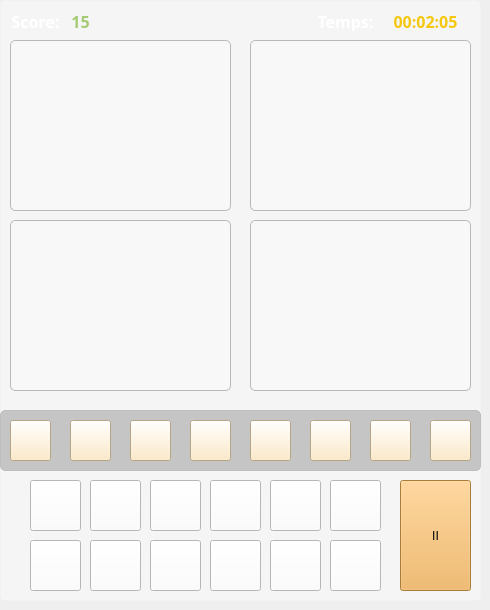
    <widget class="QWidget" name="pageJeu">
     <property name="font">
      <font>
       <pointsize>20</pointsize>
      </font>
     </property>
     <property name="styleSheet">
      <string notr="true">QLabel#l_J_Image1, QLabel#l_J_Image2, QLabel#l_J_Image3, QLabel#l_J_Image4 {
  border: 1px solid #b9b9b9;
  border-radius: 5px;
  background-color: rgba(255, 255, 255, 75);
}

QGroupBox {
  border: 1px solid #bebebe;
  border-radius: 5px;
  background-color: rgba(0, 0, 0, 50);
}

QPushButton#pB_J_LettreChoisie1, QPushButton#pB_J_LettreChoisie2, QPushButton#pB_J_LettreChoisie3, QPushButton#pB_J_LettreChoisie4, QPushButton#pB_J_LettreChoisie5, QPushButton#pB_J_LettreChoisie6, QPushButton#pB_J_LettreChoisie7, QPushButton#pB_J_LettreChoisie8 {
	background-color: #FFE7BA;
	border-color: #F5DEB3;
    color: black;
	font-weight: bolder;
	font-family: Candara;
    font-size: 20px;
}

QPushButton#pB_J_LettreChoisie1:hover, QPushButton#pB_J_LettreChoisie2:hover, QPushButton#pB_J_LettreChoisie3:hover, QPushButton#pB_J_LettreChoisie4:hover, QPushButton#pB_J_LettreChoisie5:hover, QPushButton#pB_J_LettreChoisie6:hover, QPushButton#pB_J_LettreChoisie7:hover, QPushButton#pB_J_LettreChoisie8:hover {
	background-color: #FFDEAD;
	border-color: #EECFA1;
}

QPushButton#pB_J_LettreChoisie1:pressed, QPushButton#pB_J_LettreChoisie2:pressed, QPushButton#pB_J_LettreChoisie3:pressed, QPushButton#pB_J_LettreChoisie4:pressed, QPushButton#pB_J_LettreChoisie5:pressed, QPushButton#pB_J_LettreChoisie6:pressed, QPushButton#pB_J_LettreChoisie7:pressed, QPushButton#pB_J_LettreChoisie8:pressed {
	background-color: #e3c59a;
}

QPushButton#pBPause {
  background-color: #f0ad4e;
  border-color: #eea236;
}

QPushButton#pBPause:hover {
  background-color: #ed9c28;
  border-color: #d58512;
}

QPushButton#pBPause:pressed {
  background-color: #e88f13;
}

QPushButton#pBLettre1, QPushButton#pBLettre2, QPushButton#pBLettre3, QPushButton#pBLettre4, QPushButton#pBLettre5, QPushButton#pBLettre6, QPushButton#pBLettre7, QPushButton#pBLettre8, QPushButton#pBLettre9, QPushButton#pBLettre10, QPushButton#pBLettre11, QPushButton#pBLettre12 {
  color: #333;
  background-color: #fff;
  border-color: #ccc;
}

QPushButton#pBLettre1:hover, QPushButton#pBLettre2:hover, QPushButton#pBLettre3:hover, QPushButton#pBLettre4:hover, QPushButton#pBLettre5:hover, QPushButton#pBLettre6:hover, QPushButton#pBLettre7:hover, QPushButton#pBLettre8:hover, QPushButton#pBLettre9:hover, QPushButton#pBLettre10:hover, QPushButton#pBLettre11:hover, QPushButton#pBLettre12:hover {
  background-color: #ebebeb;
  border-color: #adadad;
}

QPushButton#pBLettre1:pressed, QPushButton#pBLettre2:pressed, QPushButton#pBLettre3:pressed, QPushButton#pBLettre4:pressed, QPushButton#pBLettre5:pressed, QPushButton#pBLettre6:pressed, QPushButton#pBLettre7:pressed, QPushButton#pBLettre8:pressed, QPushButton#pBLettre9:pressed, QPushButton#pBLettre10:pressed, QPushButton#pBLettre11:pressed, QPushButton#pBLettre12:pressed {
  background-color: #d3d3d3;
}

QFrame#frame_J {
  background-color: rgba(255, 255, 255, 100);
  border: 1px solid transparent;
  border-radius: 5px;
}</string>
     </property>
     <widget class="QFrame" name="frame_J">
      <property name="geometry">
       <rect>
        <x>0</x>
        <y>0</y>
        <width>481</width>
        <height>601</height>
       </rect>
      </property>
      <property name="frameShape">
       <enum>QFrame::StyledPanel</enum>
      </property>
      <property name="frameShadow">
       <enum>QFrame::Raised</enum>
      </property>
      <widget class="QPushButton" name="pBLettre4">
       <property name="geometry">
        <rect>
         <x>210</x>
         <y>480</y>
         <width>51</width>
         <height>51</height>
        </rect>
       </property>
       <property name="text">
        <string/>
       </property>
      </widget>
      <widget class="QLabel" name="l_J_Image2">
       <property name="geometry">
        <rect>
         <x>250</x>
         <y>40</y>
         <width>221</width>
         <height>171</height>
        </rect>
       </property>
       <property name="styleSheet">
        <string notr="true"/>
       </property>
       <property name="text">
        <string>&lt;html&gt;&lt;head/&gt;&lt;body&gt;&lt;p align=&quot;center&quot;&gt;&lt;br/&gt;&lt;/p&gt;&lt;/body&gt;&lt;/html&gt;</string>
       </property>
      </widget>
      <widget class="QPushButton" name="pBLettre6">
       <property name="geometry">
        <rect>
         <x>330</x>
         <y>480</y>
         <width>51</width>
         <height>51</height>
        </rect>
       </property>
       <property name="text">
        <string/>
       </property>
      </widget>
      <widget class="QLabel" name="l_J_Image4">
       <property name="geometry">
        <rect>
         <x>250</x>
         <y>220</y>
         <width>221</width>
         <height>171</height>
        </rect>
       </property>
       <property name="styleSheet">
        <string notr="true"/>
       </property>
       <property name="text">
        <string>&lt;html&gt;&lt;head/&gt;&lt;body&gt;&lt;p align=&quot;center&quot;&gt;&lt;br/&gt;&lt;/p&gt;&lt;/body&gt;&lt;/html&gt;</string>
       </property>
      </widget>
      <widget class="QPushButton" name="pBLettre7">
       <property name="geometry">
        <rect>
         <x>30</x>
         <y>540</y>
         <width>51</width>
         <height>51</height>
        </rect>
       </property>
       <property name="text">
        <string/>
       </property>
      </widget>
      <widget class="QLabel" name="l_J_TitreTemps">
       <property name="geometry">
        <rect>
         <x>310</x>
         <y>10</y>
         <width>71</width>
         <height>21</height>
        </rect>
       </property>
       <property name="font">
        <font>
         <family>MV Boli</family>
        </font>
       </property>
       <property name="text">
        <string>&lt;html&gt;&lt;head/&gt;&lt;body&gt;&lt;p align=&quot;center&quot;&gt;&lt;span style=&quot; font-size:12pt; font-weight:600; color:#ffffff;&quot;&gt;Temps:&lt;/span&gt;&lt;/p&gt;&lt;/body&gt;&lt;/html&gt;</string>
       </property>
      </widget>
      <widget class="QPushButton" name="pBLettre1">
       <property name="geometry">
        <rect>
         <x>30</x>
         <y>480</y>
         <width>51</width>
         <height>51</height>
        </rect>
       </property>
       <property name="text">
        <string/>
       </property>
      </widget>
      <widget class="QPushButton" name="pBPause">
       <property name="geometry">
        <rect>
         <x>400</x>
         <y>480</y>
         <width>71</width>
         <height>111</height>
        </rect>
       </property>
       <property name="styleSheet">
        <string notr="true">
font: 72pt &quot;Nirmala UI&quot;;</string>
       </property>
       <property name="text">
        <string>II</string>
       </property>
      </widget>
      <widget class="QLabel" name="l_J_Image1">
       <property name="geometry">
        <rect>
         <x>10</x>
         <y>40</y>
         <width>221</width>
         <height>171</height>
        </rect>
       </property>
       <property name="styleSheet">
        <string notr="true"/>
       </property>
       <property name="text">
        <string>&lt;html&gt;&lt;head/&gt;&lt;body&gt;&lt;p align=&quot;center&quot;&gt;&lt;br/&gt;&lt;/p&gt;&lt;/body&gt;&lt;/html&gt;</string>
       </property>
      </widget>
      <widget class="QGroupBox" name="gBLettreChoisies">
       <property name="geometry">
        <rect>
         <x>0</x>
         <y>410</y>
         <width>481</width>
         <height>61</height>
        </rect>
       </property>
       <property name="title">
        <string/>
       </property>
       <widget class="QPushButton" name="pB_J_LettreChoisie8">
        <property name="geometry">
         <rect>
          <x>430</x>
          <y>10</y>
          <width>41</width>
          <height>41</height>
         </rect>
        </property>
        <property name="text">
         <string/>
        </property>
       </widget>
       <widget class="QPushButton" name="pB_J_LettreChoisie1">
        <property name="geometry">
         <rect>
          <x>10</x>
          <y>10</y>
          <width>41</width>
          <height>41</height>
         </rect>
        </property>
        <property name="text">
         <string/>
        </property>
       </widget>
       <widget class="QPushButton" name="pB_J_LettreChoisie4">
        <property name="geometry">
         <rect>
          <x>190</x>
          <y>10</y>
          <width>41</width>
          <height>41</height>
         </rect>
        </property>
        <property name="text">
         <string/>
        </property>
       </widget>
       <widget class="QPushButton" name="pB_J_LettreChoisie7">
        <property name="geometry">
         <rect>
          <x>370</x>
          <y>10</y>
          <width>41</width>
          <height>41</height>
         </rect>
        </property>
        <property name="text">
         <string/>
        </property>
       </widget>
       <widget class="QPushButton" name="pB_J_LettreChoisie6">
        <property name="geometry">
         <rect>
          <x>310</x>
          <y>10</y>
          <width>41</width>
          <height>41</height>
         </rect>
        </property>
        <property name="text">
         <string/>
        </property>
       </widget>
       <widget class="QPushButton" name="pB_J_LettreChoisie3">
        <property name="geometry">
         <rect>
          <x>130</x>
          <y>10</y>
          <width>41</width>
          <height>41</height>
         </rect>
        </property>
        <property name="text">
         <string/>
        </property>
       </widget>
       <widget class="QPushButton" name="pB_J_LettreChoisie2">
        <property name="geometry">
         <rect>
          <x>70</x>
          <y>10</y>
          <width>41</width>
          <height>41</height>
         </rect>
        </property>
        <property name="text">
         <string/>
        </property>
       </widget>
       <widget class="QPushButton" name="pB_J_LettreChoisie5">
        <property name="geometry">
         <rect>
          <x>250</x>
          <y>10</y>
          <width>41</width>
          <height>41</height>
         </rect>
        </property>
        <property name="text">
         <string/>
        </property>
       </widget>
      </widget>
      <widget class="QPushButton" name="pBLettre10">
       <property name="geometry">
        <rect>
         <x>210</x>
         <y>540</y>
         <width>51</width>
         <height>51</height>
        </rect>
       </property>
       <property name="text">
        <string/>
       </property>
      </widget>
      <widget class="QPushButton" name="pBLettre11">
       <property name="geometry">
        <rect>
         <x>270</x>
         <y>540</y>
         <width>51</width>
         <height>51</height>
        </rect>
       </property>
       <property name="text">
        <string/>
       </property>
      </widget>
      <widget class="QPushButton" name="pBLettre5">
       <property name="geometry">
        <rect>
         <x>270</x>
         <y>480</y>
         <width>51</width>
         <height>51</height>
        </rect>
       </property>
       <property name="text">
        <string/>
       </property>
      </widget>
      <widget class="QLabel" name="l_J_Score">
       <property name="geometry">
        <rect>
         <x>70</x>
         <y>10</y>
         <width>21</width>
         <height>21</height>
        </rect>
       </property>
       <property name="font">
        <font>
         <family>MV Boli</family>
        </font>
       </property>
       <property name="text">
        <string>&lt;html&gt;&lt;head/&gt;&lt;body&gt;&lt;p align=&quot;center&quot;&gt;&lt;span style=&quot; font-size:12pt; font-weight:600; color:#a6cb75;&quot;&gt;15&lt;/span&gt;&lt;/p&gt;&lt;/body&gt;&lt;/html&gt;</string>
       </property>
      </widget>
      <widget class="QPushButton" name="pBLettre3">
       <property name="geometry">
        <rect>
         <x>150</x>
         <y>480</y>
         <width>51</width>
         <height>51</height>
        </rect>
       </property>
       <property name="text">
        <string/>
       </property>
      </widget>
      <widget class="QLabel" name="l_J_TitreScore">
       <property name="geometry">
        <rect>
         <x>10</x>
         <y>10</y>
         <width>51</width>
         <height>21</height>
        </rect>
       </property>
       <property name="font">
        <font>
         <family>MV Boli</family>
        </font>
       </property>
       <property name="text">
        <string>&lt;html&gt;&lt;head/&gt;&lt;body&gt;&lt;p align=&quot;center&quot;&gt;&lt;span style=&quot; font-size:12pt; font-weight:600; color:#ffffff;&quot;&gt;Score:&lt;/span&gt;&lt;/p&gt;&lt;/body&gt;&lt;/html&gt;</string>
       </property>
      </widget>
      <widget class="QPushButton" name="pBLettre8">
       <property name="geometry">
        <rect>
         <x>90</x>
         <y>540</y>
         <width>51</width>
         <height>51</height>
        </rect>
       </property>
       <property name="text">
        <string/>
       </property>
      </widget>
      <widget class="QPushButton" name="pBLettre12">
       <property name="geometry">
        <rect>
         <x>330</x>
         <y>540</y>
         <width>51</width>
         <height>51</height>
        </rect>
       </property>
       <property name="text">
        <string/>
       </property>
      </widget>
      <widget class="QPushButton" name="pBLettre9">
       <property name="geometry">
        <rect>
         <x>150</x>
         <y>540</y>
         <width>51</width>
         <height>51</height>
        </rect>
       </property>
       <property name="text">
        <string/>
       </property>
      </widget>
      <widget class="QLabel" name="l_J_Image3">
       <property name="geometry">
        <rect>
         <x>10</x>
         <y>220</y>
         <width>221</width>
         <height>171</height>
        </rect>
       </property>
       <property name="styleSheet">
        <string notr="true"/>
       </property>
       <property name="text">
        <string>&lt;html&gt;&lt;head/&gt;&lt;body&gt;&lt;p align=&quot;center&quot;&gt;&lt;br/&gt;&lt;/p&gt;&lt;/body&gt;&lt;/html&gt;</string>
       </property>
      </widget>
      <widget class="QLabel" name="l_J_Temps">
       <property name="geometry">
        <rect>
         <x>380</x>
         <y>10</y>
         <width>91</width>
         <height>20</height>
        </rect>
       </property>
       <property name="font">
        <font>
         <family>MV Boli</family>
        </font>
       </property>
       <property name="text">
        <string>&lt;html&gt;&lt;head/&gt;&lt;body&gt;&lt;p align=&quot;center&quot;&gt;&lt;span style=&quot; font-size:12pt; font-weight:600; color:#f5c70e;&quot;&gt;00:02:05&lt;/span&gt;&lt;/p&gt;&lt;/body&gt;&lt;/html&gt;</string>
       </property>
      </widget>
      <widget class="QPushButton" name="pBLettre2">
       <property name="geometry">
        <rect>
         <x>90</x>
         <y>480</y>
         <width>51</width>
         <height>51</height>
        </rect>
       </property>
       <property name="text">
        <string/>
       </property>
      </widget>
     </widget>
    </widget>
